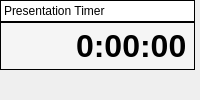
<?xml version="1.0" encoding="UTF-8"?>
<ui version="4.0">
 <class>MainWindow</class>
 <widget class="QMainWindow" name="MainWindow">
  <property name="enabled">
   <bool>true</bool>
  </property>
  <property name="sizePolicy">
   <sizepolicy hsizetype="Fixed" vsizetype="Fixed">
    <horstretch>0</horstretch>
    <verstretch>0</verstretch>
   </sizepolicy>
  </property>
  <property name="windowTitle">
   <string>Timer</string>
  </property>
  <property name="styleSheet">
   <string notr="true">QPushButton {
  border: none;
}

QPushButton:focus {
  outline: none;
}</string>
  </property>
  <widget class="QWidget" name="centralWidget">
   <property name="sizePolicy">
    <sizepolicy hsizetype="Fixed" vsizetype="Fixed">
     <horstretch>0</horstretch>
     <verstretch>0</verstretch>
    </sizepolicy>
   </property>
   <layout class="QVBoxLayout" name="verticalLayout">
    <property name="spacing">
     <number>0</number>
    </property>
    <property name="sizeConstraint">
     <enum>QLayout::SetFixedSize</enum>
    </property>
    <property name="leftMargin">
     <number>0</number>
    </property>
    <property name="topMargin">
     <number>0</number>
    </property>
    <property name="rightMargin">
     <number>0</number>
    </property>
    <property name="bottomMargin">
     <number>0</number>
    </property>
    <item>
     <widget class="QWidget" name="upperPart" native="true">
      <property name="styleSheet">
       <string notr="true">#upperPart {
    background-color: white;
    border: 1px solid black;
}</string>
      </property>
      <layout class="QHBoxLayout" name="horizontalLayout_3">
       <property name="spacing">
        <number>0</number>
       </property>
       <property name="leftMargin">
        <number>4</number>
       </property>
       <property name="topMargin">
        <number>4</number>
       </property>
       <property name="rightMargin">
        <number>4</number>
       </property>
       <property name="bottomMargin">
        <number>4</number>
       </property>
       <item>
        <widget class="QLabel" name="label">
         <property name="text">
          <string>Presentation Timer</string>
         </property>
        </widget>
       </item>
       <item>
        <spacer name="horizontalSpacer">
         <property name="orientation">
          <enum>Qt::Horizontal</enum>
         </property>
        </spacer>
       </item>
       <item>
        <widget class="QPushButton" name="closeButton">
         <property name="sizePolicy">
          <sizepolicy hsizetype="Fixed" vsizetype="Fixed">
           <horstretch>0</horstretch>
           <verstretch>0</verstretch>
          </sizepolicy>
         </property>
         <property name="icon">
          <iconset resource="res.qrc">
           <normaloff>:/images/274c.svg</normaloff>:/images/274c.svg</iconset>
         </property>
         <property name="iconSize">
          <size>
           <width>10</width>
           <height>10</height>
          </size>
         </property>
         <property name="flat">
          <bool>true</bool>
         </property>
        </widget>
       </item>
      </layout>
     </widget>
    </item>
    <item>
     <widget class="QWidget" name="bottomPart" native="true">
      <property name="styleSheet">
       <string notr="true">#bottomPart {
    border: 1px solid black;
    background: whitesmoke;
}</string>
      </property>
      <layout class="QHBoxLayout" name="horizontalLayout_2">
       <property name="spacing">
        <number>2</number>
       </property>
       <property name="leftMargin">
        <number>8</number>
       </property>
       <property name="topMargin">
        <number>6</number>
       </property>
       <property name="rightMargin">
        <number>8</number>
       </property>
       <property name="bottomMargin">
        <number>6</number>
       </property>
       <item>
        <widget class="QPushButton" name="toggleButton">
         <property name="sizePolicy">
          <sizepolicy hsizetype="Fixed" vsizetype="Fixed">
           <horstretch>0</horstretch>
           <verstretch>0</verstretch>
          </sizepolicy>
         </property>
         <property name="icon">
          <iconset resource="res.qrc">
           <normaloff>:/images/25b6.svg</normaloff>
           <normalon>:/images/23f8.svg</normalon>:/images/25b6.svg</iconset>
         </property>
         <property name="iconSize">
          <size>
           <width>32</width>
           <height>32</height>
          </size>
         </property>
         <property name="checkable">
          <bool>true</bool>
         </property>
         <property name="flat">
          <bool>true</bool>
         </property>
        </widget>
       </item>
       <item>
        <widget class="QPushButton" name="resetButton">
         <property name="sizePolicy">
          <sizepolicy hsizetype="Fixed" vsizetype="Fixed">
           <horstretch>0</horstretch>
           <verstretch>0</verstretch>
          </sizepolicy>
         </property>
         <property name="icon">
          <iconset resource="res.qrc">
           <normaloff>:/images/23f9.svg</normaloff>:/images/23f9.svg</iconset>
         </property>
         <property name="iconSize">
          <size>
           <width>32</width>
           <height>32</height>
          </size>
         </property>
         <property name="flat">
          <bool>true</bool>
         </property>
        </widget>
       </item>
       <item>
        <widget class="QLabel" name="timeBox">
         <property name="sizePolicy">
          <sizepolicy hsizetype="Fixed" vsizetype="Fixed">
           <horstretch>0</horstretch>
           <verstretch>0</verstretch>
          </sizepolicy>
         </property>
         <property name="font">
          <font>
           <pointsize>24</pointsize>
           <weight>75</weight>
           <bold>true</bold>
          </font>
         </property>
         <property name="text">
          <string>0:00:00</string>
         </property>
        </widget>
       </item>
      </layout>
     </widget>
    </item>
   </layout>
  </widget>
 </widget>
 <layoutdefault spacing="6" margin="11"/>
 <resources>
  <include location="res.qrc"/>
 </resources>
 <connections/>
</ui>
